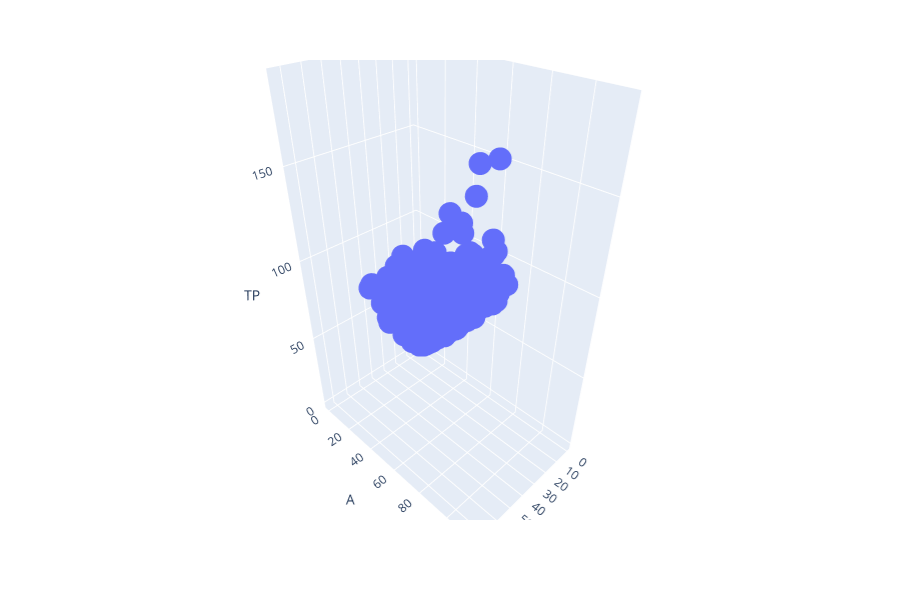

Here is the notebook cell this chart was saved with:
### Code cell
# Juniors Points VS juniors goals VS Juniors assists for NHL players(3d scatter)
fig=px.scatter_3d(nhl_df, x='G',y='A', z='TP', hover_name='PLAYER_ID')
fig.show()

### Figure 1 — Plotly figure (JSON) as saved in the notebook; plotly's stock layout.template omitted (floating-point values rounded to 4 significant figures; data arrays with more than 128 entries replaced by an {"elided": "..."} marker saying what was removed)
{"data": [{"hoverlabel": {"namelength": 0}, "hovertemplate": "<b>%{hovertext}</b><br><br>G=%{x}<br>A=%{y}<br>TP=%{z}", "hovertext": {"elided": "1204 str values"}, "legendgroup": "", "marker": {"color": "#636efa", "symbol": "circle"}, "mode": "markers", "name": "", "scene": "scene", "showlegend": false, "type": "scatter3d", "x": {"elided": "1204 int values"}, "y": {"elided": "1204 int values"}, "z": {"elided": "1204 int values"}}], "layout": {"height": 600, "legend": {"tracegroupgap": 0}, "margin": {"t": 60}, "scene": {"domain": {"x": [0, 0.98], "y": [0, 1]}, "xaxis": {"title": {"text": "G"}}, "yaxis": {"title": {"text": "A"}}, "zaxis": {"title": {"text": "TP"}}}}}
